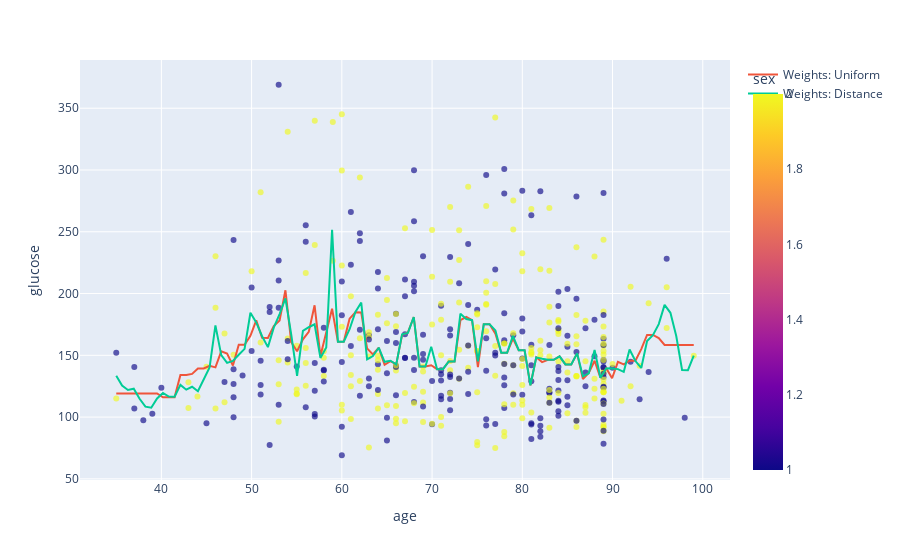

Source (notebook cell):
### Code cell
X = df.age.values.reshape(-1, 1)
x_range = np.linspace(X.min(), X.max(), 100)

# Model #1
knn_dist = KNeighborsRegressor(10, weights='distance')
knn_dist.fit(X, df.glucose)
y_dist = knn_dist.predict(x_range.reshape(-1, 1))

# Model #2
knn_uni = KNeighborsRegressor(10, weights='uniform')
knn_uni.fit(X, df.glucose)
y_uni = knn_uni.predict(x_range.reshape(-1, 1))

fig = px.scatter(df, x='age', y='glucose', color='sex', opacity=0.65)
fig.add_traces(go.Scatter(x=x_range, y=y_uni, name='Weights: Uniform'))
fig.add_traces(go.Scatter(x=x_range, y=y_dist, name='Weights: Distance'))
fig.show()
